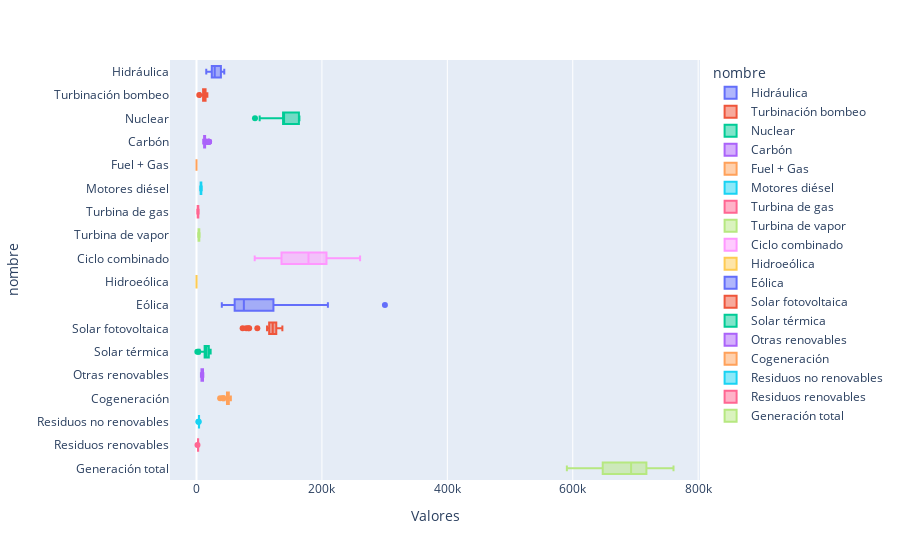

Write notebook code for a chart like this one.
### Code cell
px.box(data_frame = df_generacion,
       x = 'Valores',
       y = 'nombre',
       color= 'nombre')

### Figure 1 — Plotly figure (JSON) as saved in the notebook; plotly's stock layout.template omitted (floating-point values rounded to 4 significant figures)
{"data": [{"alignmentgroup": "True", "hovertemplate": "nombre=%{y}<br>Valores=%{x}<extra></extra>", "legendgroup": "Hidráulica", "marker": {"color": "#636efa"}, "name": "Hidráulica", "notched": false, "offsetgroup": "Hidráulica", "orientation": "h", "showlegend": true, "type": "box", "x": [22680.0, 34410.0, 36180.0, 27250.0, 24810.0, 31050.0, 24150.0, 15560.0, 31780.0, 33070.0, 29080.0, 20210.0, 31120.0, 24340.0, 23310.0, 38970.0, 40810.0, 44280.0, 41710.0, 43510.0, 27450.0, 23510.0, 25840.0, 27090.0, 27620.0, 38750.0, 41530.0, 24530.0, 22870.0, 41940.0, 43710.0], "x0": " ", "xaxis": "x", "y": ["Hidráulica", "Hidráulica", "Hidráulica", "Hidráulica", "Hidráulica", "Hidráulica", "Hidráulica", "Hidráulica", "Hidráulica", "Hidráulica", "Hidráulica", "Hidráulica", "Hidráulica", "Hidráulica", "Hidráulica", "Hidráulica", "Hidráulica", "Hidráulica", "Hidráulica", "Hidráulica", "Hidráulica", "Hidráulica", "Hidráulica", "Hidráulica", "Hidráulica", "Hidráulica", "Hidráulica", "Hidráulica", "Hidráulica", "Hidráulica", "Hidráulica"], "y0": " ", "yaxis": "y"}, {"alignmentgroup": "True", "hovertemplate": "nombre=%{y}<br>Valores=%{x}<extra></extra>", "legendgroup": "Turbinación bombeo", "marker": {"color": "#EF553B"}, "name": "Turbinación bombeo", "notched": false, "offsetgroup": "Turbinación bombeo", "orientation": "h", "showlegend": true, "type": "box", "x": [12420.0, 5242.0, 4400.0, 7141.0, 8771.0, 10600.0, 10800.0, 11030.0, 15820.0, 7985.0, 12820.0, 16810.0, 17310.0, 16400.0, 14720.0, 14650.0, 10640.0, 12960.0, 11140.0, 11970.0, 17000.0, 15330.0, 13880.0, 10750.0, 13200.0, 7383.0, 10280.0, 12320.0, 13200.0, 13080.0, 10480.0], "x0": " ", "xaxis": "x", "y": ["Turbinación bombeo", "Turbinación bombeo", "Turbinación bombeo", "Turbinación bombeo", "Turbinación bombeo", "Turbinación bombeo", "Turbinación bombeo", "Turbinación bombeo", "Turbinación bombeo", "Turbinación bombeo", "Turbinación bombeo", "Turbinación bombeo", "Turbinación bombeo", "Turbinación bombeo", "Turbinación bombeo", "Turbinación bombeo", "Turbinación bombeo", "Turbinación bombeo", "Turbinación bombeo", "Turbinación bombeo", "Turbinación bombeo", "Turbinación bombeo", "Turbinación bombeo", "Turbinación bombeo", "Turbinación bombeo", "Turbinación bombeo", "Turbinación bombeo", "Turbinación bombeo", "Turbinación bombeo", "Turbinación bombeo", "Turbinación bombeo"], "y0": " ", "yaxis": "y"}, {"alignmentgroup": "True", "hovertemplate": "nombre=%{y}<br>Valores=%{x}<extra></extra>", "legendgroup": "Nuclear", "marker": {"color": "#00cc96"}, "name": "Nuclear", "notched": false, "offsetgroup": "Nuclear", "orientation": "h", "showlegend": true, "type": "box", "x": [163800.0, 163500.0, 163500.0, 163600.0, 162700.0, 163700.0, 163800.0, 161600.0, 163900.0, 164100.0, 144400.0, 115400.0, 127700.0, 139100.0, 138500.0, 138500.0, 138800.0, 138500.0, 138400.0, 138300.0, 138200.0, 137700.0, 138000.0, 148400.0, 159600.0, 154300.0, 137000.0, 137700.0, 138800.0, 100700.0, 93270.0], "x0": " ", "xaxis": "x", "y": ["Nuclear", "Nuclear", "Nuclear", "Nuclear", "Nuclear", "Nuclear", "Nuclear", "Nuclear", "Nuclear", "Nuclear", "Nuclear", "Nuclear", "Nuclear", "Nuclear", "Nuclear", "Nuclear", "Nuclear", "Nuclear", "Nuclear", "Nuclear", "Nuclear", "Nuclear", "Nuclear", "Nuclear", "Nuclear", "Nuclear", "Nuclear", "Nuclear", "Nuclear", "Nuclear", "Nuclear"], "y0": " ", "yaxis": "y"}, {"alignmentgroup": "True", "hovertemplate": "nombre=%{y}<br>Valores=%{x}<extra></extra>", "legendgroup": "Carbón", "marker": {"color": "#ab63fa"}, "name": "Carbón", "notched": false, "offsetgroup": "Carbón", "orientation": "h", "showlegend": true, "type": "box", "x": [11480.0, 13140.0, 12800.0, 12730.0, 12940.0, 12410.0, 12100.0, 11520.0, 12920.0, 11970.0, 12900.0, 13550.0, 13200.0, 11660.0, 10730.0, 15120.0, 19460.0, 19890.0, 19830.0, 20140.0, 12660.0, 12120.0, 13780.0, 12720.0, 13600.0, 12800.0, 12860.0, 11370.0, 12240.0, 16360.0, 18240.0], "x0": " ", "xaxis": "x", "y": ["Carbón", "Carbón", "Carbón", "Carbón", "Carbón", "Carbón", "Carbón", "Carbón", "Carbón", "Carbón", "Carbón", "Carbón", "Carbón", "Carbón", "Carbón", "Carbón", "Carbón", "Carbón", "Carbón", "Carbón", "Carbón", "Carbón", "Carbón", "Carbón", "Carbón", "Carbón", "Carbón", "Carbón", "Carbón", "Carbón", "Carbón"], "y0": " ", "yaxis": "y"}, {"alignmentgroup": "True", "hovertemplate": "nombre=%{y}<br>Valores=%{x}<extra></extra>", "legendgroup": "Fuel + Gas", "marker": {"color": "#FFA15A"}, "name": "Fuel + Gas", "notched": false, "offsetgroup": "Fuel + Gas", "orientation": "h", "showlegend": true, "type": "box", "x": [-0.001], "x0": " ", "xaxis": "x", "y": ["Fuel + Gas"], "y0": " ", "yaxis": "y"}, {"alignmentgroup": "True", "hovertemplate": "nombre=%{y}<br>Valores=%{x}<extra></extra>", "legendgroup": "Motores diésel", "marker": {"color": "#19d3f3"}, "name": "Motores diésel", "notched": false, "offsetgroup": "Motores diésel", "orientation": "h", "showlegend": true, "type": "box", "x": [8002.0, 8176.0, 7349.0, 6942.0, 6896.0, 7183.0, 7680.0, 6553.0, 6491.0, 6681.0, 7016.0, 6738.0, 6893.0, 6408.0, 6303.0, 7001.0, 6416.0, 5919.0, 5954.0, 7659, 7695.0, 6580.0, 7236.0, 7788.0, 7230.0, 7839.0, 7955.0, 7535.0, 7311.0, 8277.0, 8367.0], "x0": " ", "xaxis": "x", "y": ["Motores diésel", "Motores diésel", "Motores diésel", "Motores diésel", "Motores diésel", "Motores diésel", "Motores diésel", "Motores diésel", "Motores diésel", "Motores diésel", "Motores diésel", "Motores diésel", "Motores diésel", "Motores diésel", "Motores diésel", "Motores diésel", "Motores diésel", "Motores diésel", "Motores diésel", "Motores diésel", "Motores diésel", "Motores diésel", "Motores diésel", "Motores diésel", "Motores diésel", "Motores diésel", "Motores diésel", "Motores diésel", "Motores diésel", "Motores diésel", "Motores diésel"], "y0": " ", "yaxis": "y"}, {"alignmentgroup": "True", "hovertemplate": "nombre=%{y}<br>Valores=%{x}<extra></extra>", "legendgroup": "Turbina de gas", "marker": {"color": "#FF6692"}, "name": "Turbina de gas", "notched": false, "offsetgroup": "Turbina de gas", "orientation": "h", "showlegend": true, "type": "box", "x": [1915.0, 2598.0, 2802.0, 2773.0, 2751.0, 3074.0, 2142.0, 1995.0, 3068.0, 2371.0, 2011.0, 1744.0, 1559.0, 1222.0, 1361.0, 1900.0, 2318.0, 2090.0, 1939.0, 1689.0, 2080.0, 1659.0, 2860.0, 3299.0, 3058.0, 3402.0, 2838.0, 2113.0, 2138.0, 3442.0, 3338.0], "x0": " ", "xaxis": "x", "y": ["Turbina de gas", "Turbina de gas", "Turbina de gas", "Turbina de gas", "Turbina de gas", "Turbina de gas", "Turbina de gas", "Turbina de gas", "Turbina de gas", "Turbina de gas", "Turbina de gas", "Turbina de gas", "Turbina de gas", "Turbina de gas", "Turbina de gas", "Turbina de gas", "Turbina de gas", "Turbina de gas", "Turbina de gas", "Turbina de gas", "Turbina de gas", "Turbina de gas", "Turbina de gas", "Turbina de gas", "Turbina de gas", "Turbina de gas", "Turbina de gas", "Turbina de gas", "Turbina de gas", "Turbina de gas", "Turbina de gas"], "y0": " ", "yaxis": "y"}, {"alignmentgroup": "True", "hovertemplate": "nombre=%{y}<br>Valores=%{x}<extra></extra>", "legendgroup": "Turbina de vapor", "marker": {"color": "#B6E880"}, "name": "Turbina de vapor", "notched": false, "offsetgroup": "Turbina de vapor", "orientation": "h", "showlegend": true, "type": "box", "x": [4250.0, 4804.0, 3974.0, 3295.0, 2695.0, 2756.0, 2921.0, 2875.0, 3207.0, 3308.0, 3272.0, 3409.0, 3504.0, 3310.0, 3177.0, 4153.0, 3578.0, 3393.0, 3515.0, 4475.0, 3879.0, 3686.0, 3804.0, 3988.0, 4626.0, 4715.0, 4919.0, 4981.0, 4575.0, 4451.0, 4839.0], "x0": " ", "xaxis": "x", "y": ["Turbina de vapor", "Turbina de vapor", "Turbina de vapor", "Turbina de vapor", "Turbina de vapor", "Turbina de vapor", "Turbina de vapor", "Turbina de vapor", "Turbina de vapor", "Turbina de vapor", "Turbina de vapor", "Turbina de vapor", "Turbina de vapor", "Turbina de vapor", "Turbina de vapor", "Turbina de vapor", "Turbina de vapor", "Turbina de vapor", "Turbina de vapor", "Turbina de vapor", "Turbina de vapor", "Turbina de vapor", "Turbina de vapor", "Turbina de vapor", "Turbina de vapor", "Turbina de vapor", "Turbina de vapor", "Turbina de vapor", "Turbina de vapor", "Turbina de vapor", "Turbina de vapor"], "y0": " ", "yaxis": "y"}, {"alignmentgroup": "True", "hovertemplate": "nombre=%{y}<br>Valores=%{x}<extra></extra>", "legendgroup": "Ciclo combinado", "marker": {"color": "#FF97FF"}, "name": "Ciclo combinado", "notched": false, "offsetgroup": "Ciclo combinado", "orientation": "h", "showlegend": true, "type": "box", "x": [153200.0, 207400.0, 238900.0, 202500.0, 199800.0, 207600.0, 123900.0, 92830.0, 133900.0, 210200.0, 126700.0, 105900.0, 114000.0, 140600.0, 117100.0, 181000.0, 183900.0, 171400.0, 192100.0, 208100.0, 154400.0, 143100.0, 178600.0, 171400.0, 184500.0, 222300.0, 206900.0, 140300.0, 128000.0, 220600.0, 260800.0], "x0": " ", "xaxis": "x", "y": ["Ciclo combinado", "Ciclo combinado", "Ciclo combinado", "Ciclo combinado", "Ciclo combinado", "Ciclo combinado", "Ciclo combinado", "Ciclo combinado", "Ciclo combinado", "Ciclo combinado", "Ciclo combinado", "Ciclo combinado", "Ciclo combinado", "Ciclo combinado", "Ciclo combinado", "Ciclo combinado", "Ciclo combinado", "Ciclo combinado", "Ciclo combinado", "Ciclo combinado", "Ciclo combinado", "Ciclo combinado", "Ciclo combinado", "Ciclo combinado", "Ciclo combinado", "Ciclo combinado", "Ciclo combinado", "Ciclo combinado", "Ciclo combinado", "Ciclo combinado", "Ciclo combinado"], "y0": " ", "yaxis": "y"}, {"alignmentgroup": "True", "hovertemplate": "nombre=%{y}<br>Valores=%{x}<extra></extra>", "legendgroup": "Hidroeólica", "marker": {"color": "#FECB52"}, "name": "Hidroeólica", "notched": false, "offsetgroup": "Hidroeólica", "orientation": "h", "showlegend": true, "type": "box", "x": [5.401, 28.65, 37.99, 49.62, 75.19, 71.51, 24.82, 71.8, 82.06, 97.68, 42.12, 43.43, 49.38, 50.17, 40.15, 54.19, 69.27, 93.93, 95.33, 28.09, -2.192, -0.077, 2.047, 21.27, 26.19, 2.947, 3.604, 4.891, 13.57, 10.62, 6.117], "x0": " ", "xaxis": "x", "y": ["Hidroeólica", "Hidroeólica", "Hidroeólica", "Hidroeólica", "Hidroeólica", "Hidroeólica", "Hidroeólica", "Hidroeólica", "Hidroeólica", "Hidroeólica", "Hidroeólica", "Hidroeólica", "Hidroeólica", "Hidroeólica", "Hidroeólica", "Hidroeólica", "Hidroeólica", "Hidroeólica", "Hidroeólica", "Hidroeólica", "Hidroeólica", "Hidroeólica", "Hidroeólica", "Hidroeólica", "Hidroeólica", "Hidroeólica", "Hidroeólica", "Hidroeólica", "Hidroeólica", "Hidroeólica", "Hidroeólica"], "y0": " ", "yaxis": "y"}, {"alignmentgroup": "True", "hovertemplate": "nombre=%{y}<br>Valores=%{x}<extra></extra>", "legendgroup": "Eólica", "marker": {"color": "#636efa"}, "name": "Eólica", "notched": false, "offsetgroup": "Eólica", "orientation": "h", "showlegend": true, "type": "box", "x": [69830.0, 54170.0, 60510.0, 121100.0, 114400.0, 102700.0, 123200.0, 209500.0, 127100.0, 61870.0, 154400.0, 300400.0, 191700.0, 62210.0, 80960.0, 59480.0, 66700.0, 119100.0, 93720.0, 48740.0, 71790.0, 67340.0, 123200.0, 123400.0, 104400.0, 50450.0, 64420.0, 75520.0, 59590.0, 53810.0, 40360.0], "x0": " ", "xaxis": "x", "y": ["Eólica", "Eólica", "Eólica", "Eólica", "Eólica", "Eólica", "Eólica", "Eólica", "Eólica", "Eólica", "Eólica", "Eólica", "Eólica", "Eólica", "Eólica", "Eólica", "Eólica", "Eólica", "Eólica", "Eólica", "Eólica", "Eólica", "Eólica", "Eólica", "Eólica", "Eólica", "Eólica", "Eólica", "Eólica", "Eólica", "Eólica"], "y0": " ", "yaxis": "y"}, {"alignmentgroup": "True", "hovertemplate": "nombre=%{y}<br>Valores=%{x}<extra></extra>", "legendgroup": "Solar fotovoltaica", "marker": {"color": "#EF553B"}, "name": "Solar fotovoltaica", "notched": false, "offsetgroup": "Solar fotovoltaica", "orientation": "h", "showlegend": true, "type": "box", "x": [121900.0, 118200.0, 118200.0, 127000.0, 112500.0, 83970.0, 73570.0, 82520.0, 97000.0, 115100.0, 136900.0, 79270.0, 133000.0, 131600.0, 124600.0, 133600.0, 127300.0, 124400.0, 130400.0, 128500.0, 126400.0, 130700.0, 126600.0, 120700.0, 121800.0, 121500.0, 120700.0, 118500.0, 121500.0, 115100.0, 118800.0], "x0": " ", "xaxis": "x", "y": ["Solar fotovoltaica", "Solar fotovoltaica", "Solar fotovoltaica", "Solar fotovoltaica", "Solar fotovoltaica", "Solar fotovoltaica", "Solar fotovoltaica", "Solar fotovoltaica", "Solar fotovoltaica", "Solar fotovoltaica", "Solar fotovoltaica", "Solar fotovoltaica", "Solar fotovoltaica", "Solar fotovoltaica", "Solar fotovoltaica", "Solar fotovoltaica", "Solar fotovoltaica", "Solar fotovoltaica", "Solar fotovoltaica", "Solar fotovoltaica", "Solar fotovoltaica", "Solar fotovoltaica", "Solar fotovoltaica", "Solar fotovoltaica", "Solar fotovoltaica", "Solar fotovoltaica", "Solar fotovoltaica", "Solar fotovoltaica", "Solar fotovoltaica", "Solar fotovoltaica", "Solar fotovoltaica"], "y0": " ", "yaxis": "y"}, {"alignmentgroup": "True", "hovertemplate": "nombre=%{y}<br>Valores=%{x}<extra></extra>", "legendgroup": "Solar térmica", "marker": {"color": "#00cc96"}, "name": "Solar térmica", "notched": false, "offsetgroup": "Solar térmica", "orientation": "h", "showlegend": true, "type": "box", "x": [15360.0, 14420.0, 18170.0, 19160.0, 14430.0, 6282.0, 1329.0, 2884.0, 4759.0, 16800.0, 20320.0, 5231.0, 12840.0, 19950.0, 22560.0, 20530.0, 21100.0, 19450.0, 18620.0, 19660.0, 19700.0, 21470.0, 18330.0, 16070.0, 13370.0, 15050.0, 12170.0, 10160.0, 15610.0, 14940.0, 15090.0], "x0": " ", "xaxis": "x", "y": ["Solar térmica", "Solar térmica", "Solar térmica", "Solar térmica", "Solar térmica", "Solar térmica", "Solar térmica", "Solar térmica", "Solar térmica", "Solar térmica", "Solar térmica", "Solar térmica", "Solar térmica", "Solar térmica", "Solar térmica", "Solar térmica", "Solar térmica", "Solar térmica", "Solar térmica", "Solar térmica", "Solar térmica", "Solar térmica", "Solar térmica", "Solar térmica", "Solar térmica", "Solar térmica", "Solar térmica", "Solar térmica", "Solar térmica", "Solar térmica", "Solar térmica"], "y0": " ", "yaxis": "y"}, {"alignmentgroup": "True", "hovertemplate": "nombre=%{y}<br>Valores=%{x}<extra></extra>", "legendgroup": "Otras renovables", "marker": {"color": "#ab63fa"}, "name": "Otras renovables", "notched": false, "offsetgroup": "Otras renovables", "orientation": "h", "showlegend": true, "type": "box", "x": [10430.0, 10110.0, 10870.0, 10820.0, 10620.0, 10810.0, 9480.0, 7427.0, 7906.0, 8720.0, 8347.0, 8638.0, 8869.0, 8998.0, 7589.0, 7919.0, 7809.0, 7818.0, 7734.0, 7933.0, 8141.0, 7085.0, 7468.0, 9854.0, 10250.0, 10110.0, 10830.0, 10400.0, 9847.0, 10100.0, 10460.0], "x0": " ", "xaxis": "x", "y": ["Otras renovables", "Otras renovables", "Otras renovables", "Otras renovables", "Otras renovables", "Otras renovables", "Otras renovables", "Otras renovables", "Otras renovables", "Otras renovables", "Otras renovables", "Otras renovables", "Otras renovables", "Otras renovables", "Otras renovables", "Otras renovables", "Otras renovables", "Otras renovables", "Otras renovables", "Otras renovables", "Otras renovables", "Otras renovables", "Otras renovables", "Otras renovables", "Otras renovables", "Otras renovables", "Otras renovables", "Otras renovables", "Otras renovables", "Otras renovables", "Otras renovables"], "y0": " ", "yaxis": "y"}, {"alignmentgroup": "True", "hovertemplate": "nombre=%{y}<br>Valores=%{x}<extra></extra>", "legendgroup": "Cogeneración", "marker": {"color": "#FFA15A"}, "name": "Cogeneración", "notched": false, "offsetgroup": "Cogeneración", "orientation": "h", "showlegend": true, "type": "box", "x": [45450.0, 49570.0, 51010.0, 51680.0, 53490.0, 54780.0, 47630.0, 37680.0, 50170.0, 52970.0, 49710.0, 47310.0, 50000.0, 48660.0, 42270.0, 49990.0, 50970.0, 49620.0, 50450.0, 50700.0, 44710.0, 42110.0, 49200.0, 49220.0, 50470.0, 53120.0, 53830.0, 50790.0, 48590.0, 53970.0, 54220.0], "x0": " ", "xaxis": "x", "y": ["Cogeneración", "Cogeneración", "Cogeneración", "Cogeneración", "Cogeneración", "Cogeneración", "Cogeneración", "Cogeneración", "Cogeneración", "Cogeneración", "Cogeneración", "Cogeneración", "Cogeneración", "Cogeneración", "Cogeneración", "Cogeneración", "Cogeneración", "Cogeneración", "Cogeneración", "Cogeneración", "Cogeneración", "Cogeneración", "Cogeneración", "Cogeneración", "Cogeneración", "Cogeneración", "Cogeneración", "Cogeneración", "Cogeneración", "Cogeneración", "Cogeneración"], "y0": " ", "yaxis": "y"}, {"alignmentgroup": "True", "hovertemplate": "nombre=%{y}<br>Valores=%{x}<extra></extra>", "legendgroup": "Residuos no renovables", "marker": {"color": "#19d3f3"}, "name": "Residuos no renovables", "notched": false, "offsetgroup": "Residuos no renovables", "orientation": "h", "showlegend": true, "type": "box", "x": [3865.0, 3911.0, 3526.0, 2975.0, 3780.0, 3840.0, 3723.0, 3757.0, 3934.0, 4036.0, 3978.0, 3902.0, 3896.0, 4144.0, 4075.0, 4180.0, 4074.0, 4202.0, 4032.0, 3915.0, 3905.0, 3961.0, 4023.0, 4001.0, 4025.0, 4031.0, 4070.0, 4239.0, 4018.0, 4155.0, 4252.0], "x0": " ", "xaxis": "x", "y": ["Residuos no renovables", "Residuos no renovables", "Residuos no renovables", "Residuos no renovables", "Residuos no renovables", "Residuos no renovables", "Residuos no renovables", "Residuos no renovables", "Residuos no renovables", "Residuos no renovables", "Residuos no renovables", "Residuos no renovables", "Residuos no renovables", "Residuos no renovables", "Residuos no renovables", "Residuos no renovables", "Residuos no renovables", "Residuos no renovables", "Residuos no renovables", "Residuos no renovables", "Residuos no renovables", "Residuos no renovables", "Residuos no renovables", "Residuos no renovables", "Residuos no renovables", "Residuos no renovables", "Residuos no renovables", "Residuos no renovables", "Residuos no renovables", "Residuos no renovables", "Residuos no renovables"], "y0": " ", "yaxis": "y"}, {"alignmentgroup": "True", "hovertemplate": "nombre=%{y}<br>Valores=%{x}<extra></extra>", "legendgroup": "Residuos renovables", "marker": {"color": "#FF6692"}, "name": "Residuos renovables", "notched": false, "offsetgroup": "Residuos renovables", "orientation": "h", "showlegend": true, "type": "box", "x": [2417.0, 2421.0, 2067.0, 1571.0, 2299.0, 2406.0, 2384.0, 2473.0, 2605.0, 2621.0, 2560.0, 2416.0, 2391.0, 2479.0, 2550.0, 2650.0, 2539.0, 2655.0, 2660.0, 2616.0, 2606.0, 2674.0, 2715.0, 2691.0, 2713.0, 2733.0, 2739.0, 2595.0, 2420.0, 2438.0, 2494.0], "x0": " ", "xaxis": "x", "y": ["Residuos renovables", "Residuos renovables", "Residuos renovables", "Residuos renovables", "Residuos renovables", "Residuos renovables", "Residuos renovables", "Residuos renovables", "Residuos renovables", "Residuos renovables", "Residuos renovables", "Residuos renovables", "Residuos renovables", "Residuos renovables", "Residuos renovables", "Residuos renovables", "Residuos renovables", "Residuos renovables", "Residuos renovables", "Residuos renovables", "Residuos renovables", "Residuos renovables", "Residuos renovables", "Residuos renovables", "Residuos renovables", "Residuos renovables", "Residuos renovables", "Residuos renovables", "Residuos renovables", "Residuos renovables", "Residuos renovables"], "y0": " ", "yaxis": "y"}, {"alignmentgroup": "True", "hovertemplate": "nombre=%{y}<br>Valores=%{x}<extra></extra>", "legendgroup": "Generación total", "marker": {"color": "#B6E880"}, "name": "Generación total", "notched": false, "offsetgroup": "Generación total", "orientation": "h", "showlegend": true, "type": "box", "x": [646900.0, 692100.0, 734300.0, 760700.0, 733000.0, 703300.0, 608900.0, 650300.0, 664700.0, 701900.0, 714500.0, 731000.0, 718100.0, 621100.0, 599900.0, 679800.0, 686400.0, 725800.0, 722300.0, 697900.0, 640600.0, 619100.0, 715500.0, 711300.0, 720500.0, 708500.0, 693000.0, 613000.0, 590600.0, 663300.0, 688800.0], "x0": " ", "xaxis": "x", "y": ["Generación total", "Generación total", "Generación total", "Generación total", "Generación total", "Generación total", "Generación total", "Generación total", "Generación total", "Generación total", "Generación total", "Generación total", "Generación total", "Generación total", "Generación total", "Generación total", "Generación total", "Generación total", "Generación total", "Generación total", "Generación total", "Generación total", "Generación total", "Generación total", "Generación total", "Generación total", "Generación total", "Generación total", "Generación total", "Generación total", "Generación total"], "y0": " ", "yaxis": "y"}], "layout": {"boxmode": "overlay", "legend": {"title": {"text": "nombre"}, "tracegroupgap": 0}, "margin": {"t": 60}, "xaxis": {"anchor": "y", "domain": [0, 1], "title": {"text": "Valores"}}, "yaxis": {"anchor": "x", "categoryarray": ["Generación total", "Residuos renovables", "Residuos no renovables", "Cogeneración", "Otras renovables", "Solar térmica", "Solar fotovoltaica", "Eólica", "Hidroeólica", "Ciclo combinado", "Turbina de vapor", "Turbina de gas", "Motores diésel", "Fuel + Gas", "Carbón", "Nuclear", "Turbinación bombeo", "Hidráulica"], "categoryorder": "array", "domain": [0, 1], "title": {"text": "nombre"}}}}
